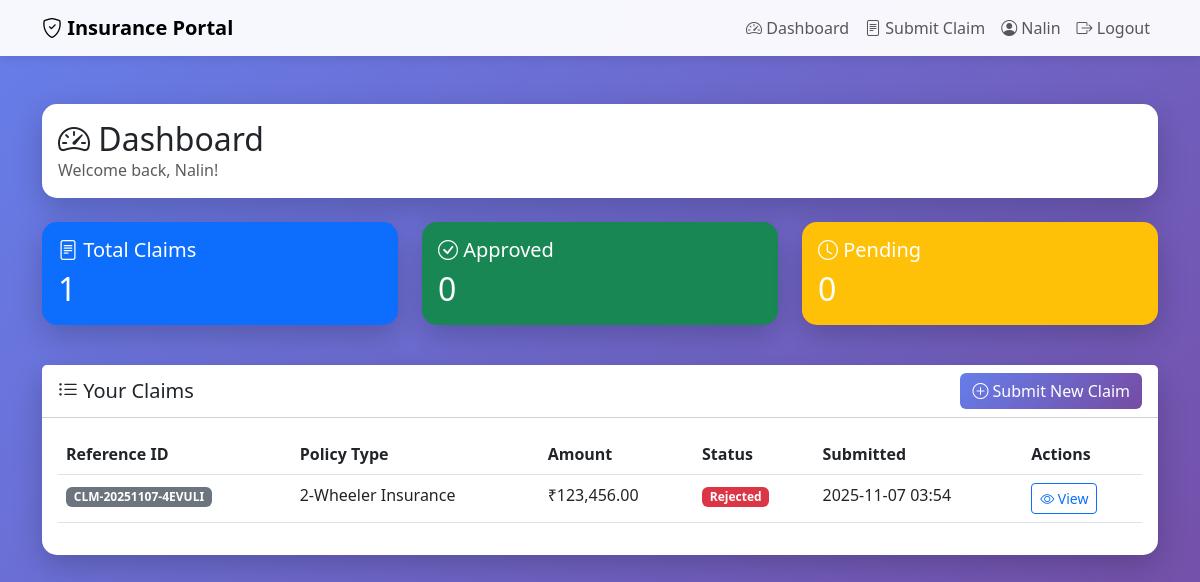
The page /dashboard (signed in) on the database its author committed.
### app.py (models this page shows)
class User(db.Model):
    id = db.Column(db.Integer, primary_key=True)
    email = db.Column(db.String(120), unique=True, nullable=False)
    username = db.Column(db.String(80), unique=True, nullable=False)
    password = db.Column(db.String(120), nullable=False)
    created_at = db.Column(db.DateTime, default=datetime.utcnow)
    claims = db.relationship('Claim', backref='user', lazy=True)

class Claim(db.Model):
    id = db.Column(db.Integer, primary_key=True)
    reference_id = db.Column(db.String(20), unique=True, nullable=False)
    user_id = db.Column(db.Integer, db.ForeignKey('user.id'), nullable=False)
    policy_type = db.Column(db.String(50), nullable=False)
    claim_amount = db.Column(db.Float, nullable=False)
    description = db.Column(db.Text, nullable=False)
    document_path = db.Column(db.String(200))
    status = db.Column(db.String(20), default='Pending')
    reviewed_by = db.Column(db.Integer, db.ForeignKey('agent.id'))
    review_notes = db.Column(db.Text)
    submitted_at = db.Column(db.DateTime, default=datetime.utcnow)
    updated_at = db.Column(db.DateTime, default=datetime.utcnow, onupdate=datetime.utcnow)

### app.py (the view)
@app.route('/dashboard')
@login_required
def dashboard():
    user = User.query.get(session['user_id'])
    if not user:
        session.clear()
        flash('Session expired. Please login again.', 'warning')
        return redirect(url_for('login'))
    claims = Claim.query.filter_by(user_id=user.id).order_by(Claim.submitted_at.desc()).all()
    return render_template('dashboard.html', user=user, claims=claims)

### app.py (called while the page is built)
def login_required(f):
    @wraps(f)
    def decorated_function(*args, **kwargs):
        if 'user_id' not in session:
            flash('Please login first.', 'warning')
            return redirect(url_for('login'))
        return f(*args, **kwargs)
    return decorated_function

### templates/dashboard.html (shortened to what this page needs)
{% extends "base.html" %}
{% block content %}
<div class="row">
    <div class="col-12">
        <div class="card mb-4">
            <div class="card-body">
                <h2 class="mb-0">
                    <i class="bi bi-speedometer2"></i> Dashboard
                </h2>
                <p class="text-muted mb-0">Welcome back, {{ user.username }}!</p>
            </div>
        </div>
    </div>
</div>
<div class="row mb-4">
    <div class="col-md-4">
        <div class="card text-white bg-primary mb-3">
            <div class="card-body">
                <h5 class="card-title">
                    <i class="bi bi-file-text"></i> Total Claims
                </h5>
                <h2 class="mb-0">{{ claims|length }}</h2>
            </div>
        </div>
    </div>
    <div class="col-md-4">
        <div class="card text-white bg-success mb-3">
            <div class="card-body">
                <h5 class="card-title">
                    <i class="bi bi-check-circle"></i> Approved
                </h5>
                <h2 class="mb-0">{{ claims|selectattr('status', 'equalto', 'Approved')|list|length }}</h2>
            </div>
        </div>
    </div>
    <div class="col-md-4">
        <div class="card text-white bg-warning mb-3">
            <div class="card-body">
                <h5 class="card-title">
                    <i class="bi bi-clock"></i> Pending
                </h5>
                <h2 class="mb-0">{{ claims|selectattr('status', 'equalto', 'Pending')|list|length }}</h2>
            </div>
        </div>
    </div>
</div>
<div class="row">
    <div class="col-12">
        <div class="card">
            <div class="card-header bg-white">
                <div class="d-flex justify-content-between align-items-center">
                    <h5 class="mb-0">
                        <i class="bi bi-list-ul"></i> Your Claims
                    </h5>
                    <a href="{{ url_for('submit_claim') }}" class="btn btn-primary">
                        <i class="bi bi-plus-circle"></i> Submit New Claim
                    </a>
                </div>
            </div>
            <div class="card-body">
                {% if claims %}
                    <div class="table-responsive">
                        <table class="table table-hover">
                            <thead>
                                <tr>
                                    <th>Reference ID</th>
                                    <th>Policy Type</th>
                                    <th>Amount</th>
                                    <th>Status</th>
                                    <th>Submitted</th>
                                    <th>Actions</th>
                                </tr>
                            </thead>
                            <tbody>
                                {% for claim in claims %}
                                <tr>
                                    <td>
                                        <span class="badge bg-secondary">{{ claim.reference_id }}</span>
                                    </td>
                                    <td>{{ claim.policy_type }}</td>
                                    <td>₹{{ "{:,.2f}".format(claim.claim_amount) }}</td>
                                    <td>
                                        {% if claim.status == 'Pending' %}
                                            <span class="badge bg-warning">{{ claim.status }}</span>
                                        {% elif claim.status == 'Approved' %}
                                            <span class="badge bg-success">{{ claim.status }}</span>
                                        {% elif claim.status == 'Rejected' %}
                                            <span class="badge bg-danger">{{ claim.status }}</span>
                                        {% else %}
                                            <span class="badge bg-info">{{ claim.status }}</span>
                                        {% endif %}
                                    </td>
                                    <td>{{ claim.submitted_at.strftime('%Y-%m-%d %H:%M') }}</td>
                                    <td>
                                        <a href="{{ url_for('view_claim', reference_id=claim.reference_id) }}"
                                           class="btn btn-sm btn-outline-primary">
                                            <i class="bi bi-eye"></i> View
                                        </a>
                                    </td>
                                </tr>
                                {% endfor %}
                            </tbody>
                        </table>
                    </div>
                {% endif %}
            </div>
        </div>
    </div>
</div>
{% endblock %}

### templates/base.html (shortened to what this page needs)
<!DOCTYPE html>
<html lang="en">
<head>
    <link href="https://cdn.jsdelivr.net/npm/bootstrap@5.3.0/dist/css/bootstrap.min.css" rel="stylesheet">
    <link rel="stylesheet" href="https://cdn.jsdelivr.net/npm/bootstrap-icons@1.10.0/font/bootstrap-icons.css">
</head>
<body>
    <nav class="navbar navbar-expand-lg navbar-light bg-white">
        <div class="container">
            <a class="navbar-brand fw-bold" href="{{ url_for('index') }}">
                <i class="bi bi-shield-check"></i> Insurance Portal
            </a>
            <div class="collapse navbar-collapse" id="navbarNav">
                <ul class="navbar-nav ms-auto">
                    {% if session.user_id %}
                        <li class="nav-item">
                            <a class="nav-link" href="{{ url_for('dashboard') }}">
                                <i class="bi bi-speedometer2"></i> Dashboard
                            </a>
                        </li>
                        <li class="nav-item">
                            <a class="nav-link" href="{{ url_for('submit_claim') }}">
                                <i class="bi bi-file-text"></i> Submit Claim
                            </a>
                        </li>
                        <li class="nav-item">
                            <span class="nav-link">
                                <i class="bi bi-person-circle"></i> {{ session.username }}
                            </span>
                        </li>
                        <li class="nav-item">
                            <a class="nav-link" href="{{ url_for('logout') }}">
                                <i class="bi bi-box-arrow-right"></i> Logout
                            </a>
                        </li>
                    {% endif %}
                </ul>
            </div>
        </div>
    </nav>
    <div class="container mt-5">
        {% block content %}{% endblock %}
    </div>
</body>
</html>

### templates/base.html (style rules this page uses)
body { background: linear-gradient(135deg, #667eea 0%, #764ba2 100%); min-height: 100vh; }
.navbar { background: rgba(255, 255, 255, 0.95) !important; backdrop-filter: blur(10px); box-shadow: 0 2px 10px rgba(0,0,0,0.1); }
.card { border: none; border-radius: 15px; box-shadow: 0 10px 30px rgba(0,0,0,0.2); }
.btn-primary { background: linear-gradient(135deg, #667eea 0%, #764ba2 100%); border: none; }

### rows shown on the page
User: username "Nalin"
Claim: reference_id "CLM-20251107-4EVULI", policy_type "2-Wheeler Insurance", claim_amount "123,456.00", status "Rejected", submitted_at "2025-11-07 03:54"

### other values the page prints
{{ claims|length }} "1"
{{ claims|selectattr('status', 'equalto', 'Approved')|list|length }} "0"
{{ claims|selectattr('status', 'equalto', 'Pending')|list|length }} "0"
